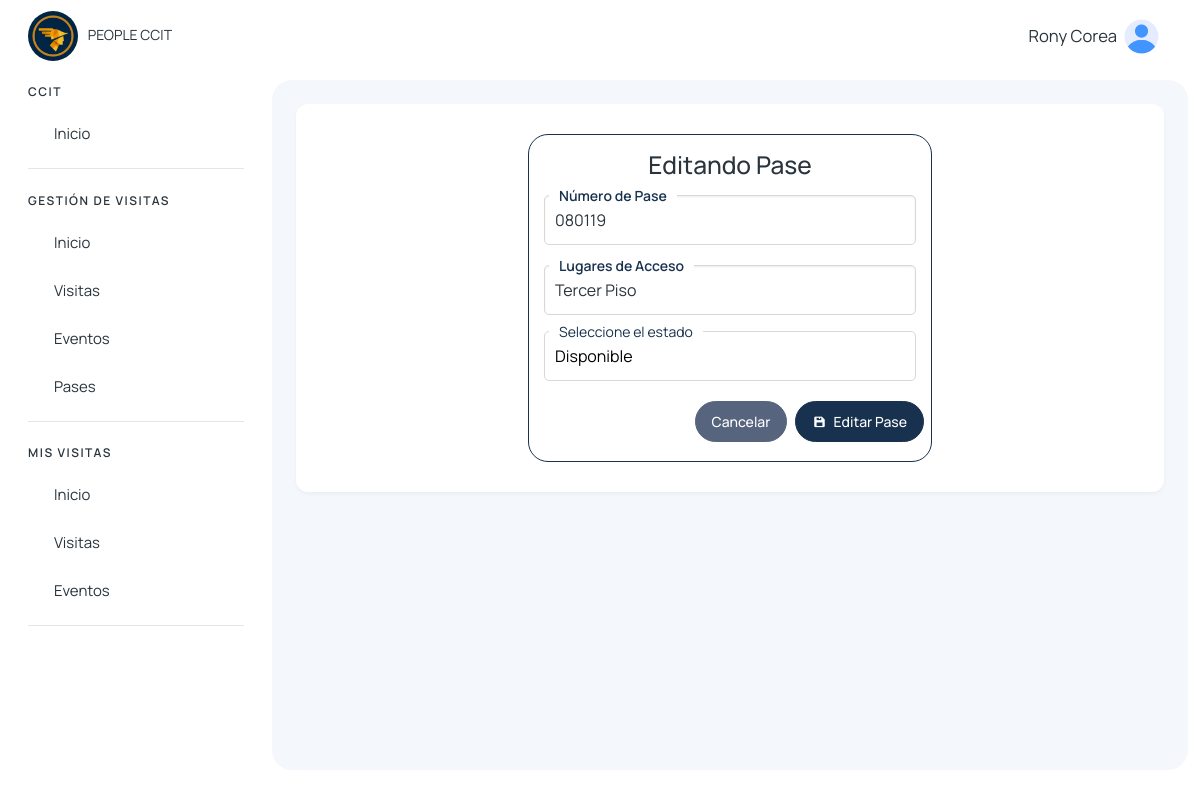
The app's page /editar_pase/1 (signed in) with its own data.
### pases/models.py (models this page shows, shortened)
class PaseAcceso(models.Model):
    numero_pase = models.CharField(max_length=50, unique=True)
    lugares_acceso = models.TextField()
    estado = models.CharField(max_length=50, choices=[('activo', 'Activo'), ('inactivo', 'Inactivo')])
    estado_pase = models.CharField(max_length=50)
    created_at = models.DateTimeField(auto_now_add=True)
    updated_at = models.DateTimeField(auto_now=True)

### pases/views.py (the view)
# urls.py: path('editar_pase/<int:id>', views.editar_pase, name='editar_pase'),
@login_required
def editar_pase(request, id):
    pase = PaseAcceso.objects.get(id=id)
    return render(request, 'pases/editar_pase.html', {
        'pase': pase
    })

### visitantes/context_processors.py (called while the page is built)
def grupos_usuario(request):
    if request.user.is_authenticated:
        grupos = request.user.groups.all()
    else:
        grupos = []
    return {'user_grupos': grupos}

### templates/pases/editar_pase.html (shortened to what this page needs)
{% extends 'layout/layout.html' %}
{% block content %}
{% load static %}
<div class="col-6" style="margin: 0 auto; border: 1px solid #18314f; border-radius: 20px; padding: 15px;">
    <h3 class="mb-3 text-center">Editando Pase</h3>
    <form action="{% url 'edit_pase' %}" method="POST">
        <div class="input-container">
            <input type="text" name="numero_pase" id="username" class="form-control" placeholder=" " value="{{pase.numero_pase}}" required />
            <label for="username" class="form-label">Número de Pase</label>
        </div>
        <div class="input-container mb-3">
            <input type="text" name="lugares_acceso" id="first_name" class="form-control" placeholder=" " value="{{pase.lugares_acceso}}" required />
            <label for="first_name" class="form-label">Lugares de Acceso</label>
        </div>
        <div class="input-container mb-3">
            <select name="estado_pase" required>
                <option value="{{ pase.estado_pase }}">{{ pase.estado_pase }}</option>
            </select>
            <label for="select">Seleccione el estado</label>
        </div>
        <div class="row d-flex justify-content-end">
            <a class="btn btn-secondary col-auto m-1" href="{% url 'pases' %}">Cancelar</a>
            <button type="submit" class="btn btn-primary col-auto m-1 d-flex align-items-center"><i class='bx bxs-save' style='margin-right: 7px;' ></i> Editar Pase</button>
        </div>
    </form>
</div>
{% endblock %}

### templates/layout/layout.html (shortened to what this page needs)
{% load static %}
<!DOCTYPE html>
<html lang="en">
<head>
    <link href='https://unpkg.com/boxicons@2.1.4/css/boxicons.min.css' rel='stylesheet'>
    <link rel="stylesheet" href="https://cdn.jsdelivr.net/npm/sweetalert2@11.4.4/dist/sweetalert2.min.css">
    <link rel="stylesheet" href="{% static '/assets/css/styles.min.css' %}" />
</head>
<body>
  <div class="page-wrapper" id="main-wrapper" data-layout="vertical" data-navbarbg="skin6" data-sidebartype="full"
  data-sidebar-position="fixed" data-header-position="fixed">
    <aside class="left-sidebar">
        <div>
            <div class="brand-logo d-flex align-items-center justify-content-between">
                <a href="{% url 'inicio_recepcion' %}" class="text-nowrap logo-img">
                    <img class="rounded-circle" width="50" src="{% static '/img/logo.png' %}" alt="logo" style="margin-right: 7px" />
                    PEOPLE CCIT
                </a>
            </div>
            <nav class="sidebar-nav scroll-sidebar" data-simplebar="">
                <ul id="sidebarnav">
                    <li class="nav-small-cap">
                        <span class="hide-menu">CCIT</span>
                    </li>
                    <li class="sidebar-item">
                        <a class="sidebar-link" href="{% url 'home' %}" aria-expanded="false">
                            <span class="hide-menu">Inicio</span>
                        </a>
                    </li>
                    {% for grupo in user_grupos %}
                        {% if grupo.name == "visitas_recepcion_group" or grupo.name == "admin_group" or grupo.name == 'super_admin' %}
                            <li class="nav-small-cap">
                                <span class="hide-menu">GESTIÓN DE VISITAS</span>
                            </li>
                            <li class="sidebar-item">
                                <a class="sidebar-link" href="{% url 'inicio_recepcion' %}" aria-expanded="false">
                                    <span class="hide-menu">Inicio</span>
                                </a>
                            </li>
                            <li class="sidebar-item">
                                <a class="sidebar-link" href="{% url 'visitas_recepcion' %}" aria-expanded="false">
                                    <span class="hide-menu">Visitas</span>
                                </a>
                            </li>
                            <li class="sidebar-item">
                                <a class="sidebar-link" href="{% url 'eventos_capacitaciones' %}" aria-expanded="false">
                                    <span class="hide-menu">Eventos</span>
                                </a>
                            </li>
                            <li class="sidebar-item">
                                <a class="sidebar-link" href="{% url 'pases_recepcion' %}" aria-expanded="false">
                                    <span class="hide-menu">Pases</span>
                                </a>
                            </li>
                        {% endif %}
                    {% endfor %}
                    {% for grupo in user_grupos %}
                        {% if grupo.name == "visitas_colaborador_group" or grupo.name == 'visitas_it_group' %}
                            <li class="nav-small-cap">
                                <span class="hide-menu">MIS VISITAS</span>
                            </li>
                            <li class="sidebar-item">
                                <a class="sidebar-link" href="{% url 'colaboradores_home' %}" aria-expanded="false">
                                    <span class="hide-menu">Inicio</span>
                                </a>
                            </li>
                            <li class="sidebar-item">
                                <a class="sidebar-link" href="{% url 'visitas_colaborador' %}" aria-expanded="false">
                                    <span class="hide-menu">Visitas</span>
                                </a>
                            </li>
                            <li class="sidebar-item">
                                <a class="sidebar-link" href="{% url 'eventos_capacitaciones_colaborador' %}" aria-expanded="false">
                                    <span class="hide-menu">Eventos</span>
                                </a>
                            </li>
                        {% endif %}
                    {% endfor %}
                </ul>
            </nav>
        </div>
    </aside>
  <div class="body-wrapper">
    <header class="app-header">
        <nav class="navbar navbar-expand-lg navbar-light">
            <div class="navbar-collapse justify-content-end px-0" id="navbarNav">
                <ul class="navbar-nav flex-row ms-auto align-items-center justify-content-end">
                    <li class="nav-item dropdown">
                        <a class="nav-link " href="javascript:void(0)" id="drop2" data-bs-toggle="dropdown"
                            aria-expanded="false">
                            <small style="font-size: smaller; margin-right: 7px;">
                                {{request.user.first_name}} {{request.user.last_name}}
                            </small>
                            <img src="{% static '/img/home/user.png' %}" alt="" width="35" height="35" class="rounded-circle">
                        </a>
                    </li>
                </ul>
            </div>
        </nav>
    </header>
            <div class="body-wrapper-inner">
                <div class="container-fluid">
                    <div class="card">
                        <div class="card-body">
                            {% block content %} {% endblock %}
                        </div>
                    </div>
                </div>
            </div>
        </div>
    </div>
</body>
</html>

### templates/layout/layout.html (style rules this page uses)
.btn { border-radius: 25px; }
.body-wrapper .container-fluid { max-width: 1500px; }

### templates/pases/editar_pase.html (style rules this page uses)
.input-container { position: relative; margin-bottom: 20px; width: 100%; }
.input-container input { width: 100%; padding: 12px 10px; border: 1px solid #d8d8d8; border-radius: 5px; outline: none; font-size: 16px; background: transparent; transition: border-color 0.3s ease; }
.input-container label { position: absolute; top: 50%; left: 12px; transform: translateY(-50%); font-size: 16px; color: #888; background: white; padding: 0 5px; transition: all 0.3s ease-in-out; pointer-events: none; }
.input-container input:focus+label, .input-container input:not(:placeholder-shown)+label { top: 0; left: 10px; font-size: 14px; color: #18314f; }
.input-container label::before { content: ""; position: absolute; left: -5px; right: -5px; top: 50%; transform: translateY(-50%); width: calc(100% + 10px); height: 10px; background: white; z-index: -1; }
.input-container select { width: 100%; padding: 12px 10px; border: 1px solid #d8d8d8; border-radius: 5px; outline: none; font-size: 16px; background: white; transition: border-color 0.3s ease, box-shadow 0.3s ease; appearance: none; cursor: pointer; }
.input-container::after { font-size: 16px; color: #888; position: absolute; top: 50%; right: 12px; transform: translateY(-50%); pointer-events: none; }
.input-container select:focus+label, .input-container select:not(:placeholder-shown)+label { top: 0; left: 10px; font-size: 14px; color: #18314f; }

### records on screen
PaseAcceso: numero_pase "080119", lugares_acceso "Tercer Piso", estado_pase "Disponible"

### other values on screen
{{ request.user.first_name }} "Rony"
{{ request.user.last_name }} "Corea"
